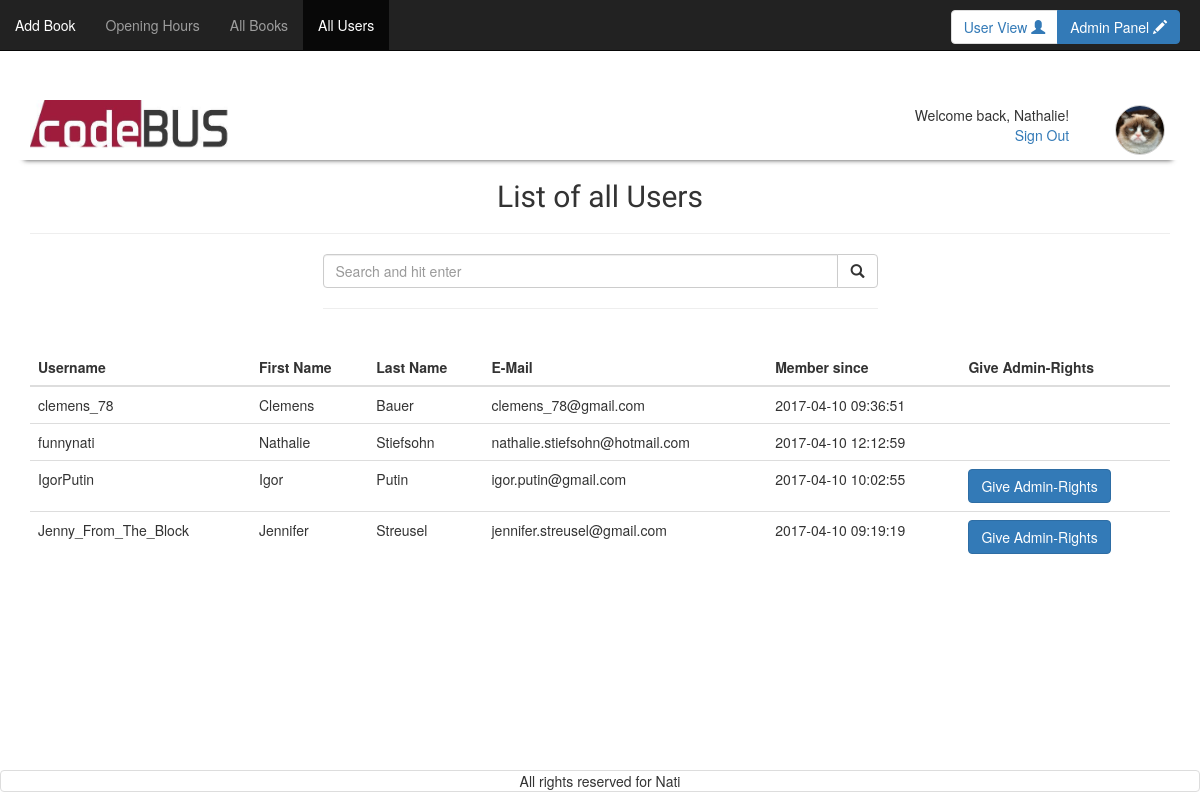
/all_users_admin.php (signed in), run on the app's committed database.
### tables this page shows
CREATE TABLE `users` (
  `id` int(11) NOT NULL,
  `first_name` varchar(100) NOT NULL,
  `family_name` varchar(100) NOT NULL,
  `email` varchar(100) NOT NULL,
  `password` varchar(100) NOT NULL,
  `username` varchar(100) NOT NULL,
  `FK_avatars` int(11) NOT NULL,
  `member_since` timestamp NOT NULL DEFAULT CURRENT_TIMESTAMP ON UPDATE CURRENT_TIMESTAMP
);

CREATE TABLE `avatars` (
  `id` int(11) NOT NULL,
  `avatar` varchar(100) NOT NULL
);

### includes/start_session_admin.php (called while the page is built, shortened)
<?php
	 $res=mysql_query("SELECT first_name, family_name, username, users.id AS user_id, avatar, avatars.id AS avatar_id FROM users JOIN avatars ON users.FK_avatars=avatars.id WHERE users.id=".$_SESSION['user']);
	 $userRow=mysql_fetch_array($res);
	 $user_avatar = $userRow['avatar'];
?>

### all_users_admin.php (the view, shortened to what this page needs)
<?php
require_once('includes/start_session_admin.php');
?>
<!DOCTYPE html>
<html>
<head>
	<?php
require_once('includes/head_tag.php');
	?>
</head>
<body>
<div id="wrap">
  <div id="main" class="container clear-top">
	<div class="navbar navbar-inverse navbar-fixed-top">
	    <div class="collapse navbar-collapse">
	      <ul class="nav navbar-nav">
	        <li class=""><a href="home_admin.php">Add Book</a></li>
	        <li class=""><a href="library_admin.php">Opening Hours</a></li>
	        <li class=""><a href="all_books_admin.php">All Books</a></li>
	        <li class="active"><a href="all_users_admin.php">All Users</a></li>
	      </ul>
	    </div>
			        	<?php
require_once('includes/switch_admin_view.php');
		?>
	  </div>
		<?php
require_once('includes/header.php');
		?>
	<section class="row">
		<div class="col-xs-12">
			<h2 class="brandfont text-center">List of all Users</h2>
			<hr>
		</div>
		<?php
require_once('includes/search_bar.php');
		?>
		<?php
require_once('includes/alert_box.php');
		?>
		<div class="col-xs-12">
			<table class="table">
				<thead>
			      <tr>
			        <th>Username</th>
			        <th>First Name</th>
			        <th>Last Name</th>
			        <th>E-Mail</th>
			        <th>Member since</th>
			        <th>Give Admin-Rights</th>
			      </tr>
			    </thead>
			    <tbody>
			<?php
				if ( isset($_GET['btn-search']) ){
					$search = trim($_GET['search']);
			 		$search = strip_tags($search);
			  		$search = htmlspecialchars($search);
					$res_user=mysql_query("SELECT
					username, first_name, family_name, email, member_since, admins.id AS admin_id, users.id AS user_id
					FROM users
					LEFT JOIN admins ON users.id=admins.FK_users
					WHERE username LIKE '%$search%'
					OR first_name LIKE '%$search%'
					OR family_name LIKE '%$search%'
					OR email LIKE '%$search%'
					OR member_since LIKE '%$search%'
					ORDER BY username ASC");
					$count_search = mysql_num_rows($res_user);
					if ($count_search == 1){
						echo "<h4 class='text-center'>We found ".$count_search." result for '".$search."'.</h4> <hr>";
					} else if ($count_search == 0) {
					echo '<div class="alert alert-danger">
							<h4 class="text-center">Unfortunately there are no results for "'.$search.'". <br></h4>
						</div><hr>';
					} else {
						echo "<h4 class='text-center'>We found ".$count_search." results for '".$search."'.</h4> <hr>";
					}
			  		while($userRow=mysql_fetch_array($res_user)){
				  		$username = $userRow['username'];
				  		$first_name = $userRow['first_name'];
				  		$family_name = $userRow['family_name'];
				  		$email = $userRow['email'];
				  		$member_since = $userRow['member_since'];
				  		$admin_id = $userRow['admin_id'];
				  		$user_id = $userRow['user_id'];
				  		echo 	'<tr>
									<td>'.$username.'</td>
									<td>'.$first_name.'</td>
									<td>'.$family_name.'</td>
									<td>'.$email.'</td>
									<td>'.$member_since.'</td>
									<td>';
						if (empty($admin_id)) {
							echo '<form method="post" action="all_users_admin.php?user_id='.$user_id.'">
											<input type="submit" class="btn btn-primary" value="Give Admin-Rights" id="btn-give_admin_rights" name="btn-give_admin_rights">
										</form>
						  	';
						} else {
							echo '';
						}
						echo '</td>
								</tr>';
			  		}
				} else {
					$res_user=mysql_query("SELECT
					username, first_name, family_name, email, member_since, admins.id AS admin_id, users.id AS user_id
					FROM users
					LEFT JOIN admins ON users.id=admins.FK_users
					ORDER BY username ASC");
			  		while($userRow=mysql_fetch_array($res_user)){
				  		$username = $userRow['username'];
				  		$first_name = $userRow['first_name'];
				  		$family_name = $userRow['family_name'];
				  		$email = $userRow['email'];
				  		$member_since = $userRow['member_since'];
				  		$admin_id = $userRow['admin_id'];
				  		$user_id = $userRow['user_id'];
				  		echo 	'<tr>
									<td>'.$username.'</td>
									<td>'.$first_name.'</td>
									<td>'.$family_name.'</td>
									<td>'.$email.'</td>
									<td>'.$member_since.'</td>
									<td>';
						if (empty($admin_id)) {
							echo '<form method="post" action="all_users_admin.php?user_id='.$user_id.'">
											<input type="submit" class="btn btn-primary" value="Give Admin-Rights" id="btn-give_admin_rights" name="btn-give_admin_rights">
										</form>
						  	';
						} else {
							echo '';
						}
						echo '</td>
								</tr>';
			  		}
  				}
			?>
				</tbody>
			</table>
		</div>
	</section>
  </div>
</div>
	<?php
require_once('includes/footer.php');
	?>
</body>
</html>

### includes/header.php
<header class="row shadow header_margin">
		<div class="col-xs-12 col-sm-6">
			<span><img id="logo" src="pictures/logo.png" alt="logo"></span>
		</div>
		<div class="col-xs-12 col-sm-6">
			<div class="padding">
				<div class="row header_right text-right">
					<?php
						echo'<div class="col-xs-10">
								Welcome back, '. $userRow["first_name"].'!<br>
			       				<a href="logout.php?logout">Sign Out</a>
			       			</div>
			       			<div class="col-xs-2 pull-right">
			       			<img class="img-circle show_avatar border" src="'.$user_avatar.'" alt="avatar">
			       			</div>';
			       	?>
		    	</div>
	    	</div>
		</div>
</header>

### css/style.css (style rules this page uses)
#logo { width: 200px; float: left; }
.show_avatar { height: 50px; width: 50px; border: 0.5px solid lightgrey; }
.nav { margin-bottom: 0; }
.brandfont { font-family: 'Lobster Two', cursive; }
.shadow { -webkit-box-shadow: -2px 11px 5px -11px rgba(0,0,0,0.75); -moz-box-shadow: -2px 11px 5px -11px rgba(0,0,0,0.75); box-shadow: -2px 11px 5px -11px rgba(0,0,0,0.75); }
.padding { padding: 5px; }

### includes/head_tag.php (style rules this page uses)
html, body { height: 100%; }
#wrap { min-height: 100%; }
#main { overflow:auto; padding-bottom:50px; }
.header_margin { margin-top: 100px; }

### data on the page
users: first_name "Nathalie", FK_avatars.avatar (picture)
users: username "IgorPutin", first_name "Igor", family_name "Putin", email "igor.putin@gmail.com", member_since "2017-04-10 10:02:55"
users: username "Jenny_From_The_Block", first_name "Jennifer", family_name "Streusel", email "jennifer.streusel@gmail.com", member_since "2017-04-10 09:19:19"

### other printed values
$username "clemens_78"
$first_name "Clemens"
$family_name "Bauer"
$email "clemens_78@gmail.com"
$member_since "2017-04-10 09:36:51"
$username "funnynati"
$first_name "Nathalie"
$family_name "Stiefsohn"
$email "nathalie.stiefsohn@hotmail.com"
$member_since "2017-04-10 12:12:59"
